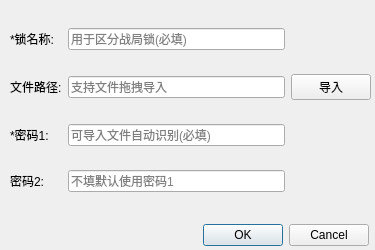
<?xml version="1.0" encoding="UTF-8"?>
<ui version="4.0">
 <class>DialogAddStartup</class>
 <widget class="QDialog" name="DialogAddStartup">
  <property name="geometry">
   <rect>
    <x>0</x>
    <y>0</y>
    <width>375</width>
    <height>250</height>
   </rect>
  </property>
  <property name="minimumSize">
   <size>
    <width>375</width>
    <height>250</height>
   </size>
  </property>
  <property name="maximumSize">
   <size>
    <width>375</width>
    <height>250</height>
   </size>
  </property>
  <property name="windowTitle">
   <string>Dialog</string>
  </property>
  <widget class="QDialogButtonBox" name="btn_box">
   <property name="geometry">
    <rect>
     <x>198</x>
     <y>220</y>
     <width>171</width>
     <height>31</height>
    </rect>
   </property>
   <property name="orientation">
    <enum>Qt::Horizontal</enum>
   </property>
   <property name="standardButtons">
    <set>QDialogButtonBox::Cancel|QDialogButtonBox::Ok</set>
   </property>
  </widget>
  <widget class="QWidget" name="layoutWidget">
   <property name="geometry">
    <rect>
     <x>10</x>
     <y>10</y>
     <width>361</width>
     <height>201</height>
    </rect>
   </property>
   <layout class="QGridLayout" name="gridLayout">
    <item row="1" column="2">
     <widget class="QPushButton" name="btn_add_file_path">
      <property name="text">
       <string>导入</string>
      </property>
     </widget>
    </item>
    <item row="2" column="1">
     <widget class="QLineEdit" name="edit_passwd1">
      <property name="placeholderText">
       <string>可导入文件自动识别(必填)</string>
      </property>
     </widget>
    </item>
    <item row="0" column="1">
     <widget class="QLineEdit" name="edit_nickname">
      <property name="placeholderText">
       <string>用于区分战局锁(必填)</string>
      </property>
     </widget>
    </item>
    <item row="2" column="0">
     <widget class="QLabel" name="lab_passwd1_text">
      <property name="text">
       <string>*密码1:</string>
      </property>
     </widget>
    </item>
    <item row="0" column="0">
     <widget class="QLabel" name="lab_nickname_text">
      <property name="text">
       <string>*锁名称:</string>
      </property>
     </widget>
    </item>
    <item row="3" column="1">
     <widget class="QLineEdit" name="edit_passwd2">
      <property name="text">
       <string/>
      </property>
      <property name="placeholderText">
       <string>不填默认使用密码1</string>
      </property>
     </widget>
    </item>
    <item row="1" column="1">
     <widget class="QLineEdit" name="edit_file_path">
      <property name="readOnly">
       <bool>true</bool>
      </property>
      <property name="placeholderText">
       <string>支持文件拖拽导入</string>
      </property>
     </widget>
    </item>
    <item row="3" column="0">
     <widget class="QLabel" name="lab_passwd2_text">
      <property name="text">
       <string>密码2:</string>
      </property>
     </widget>
    </item>
    <item row="1" column="0">
     <widget class="QLabel" name="lab_file_path_text">
      <property name="text">
       <string>文件路径:</string>
      </property>
     </widget>
    </item>
   </layout>
  </widget>
 </widget>
 <resources/>
 <connections>
  <connection>
   <sender>btn_box</sender>
   <signal>rejected()</signal>
   <receiver>DialogAddStartup</receiver>
   <slot>reject()</slot>
   <hints>
    <hint type="sourcelabel">
     <x>368</x>
     <y>240</y>
    </hint>
    <hint type="destinationlabel">
     <x>286</x>
     <y>249</y>
    </hint>
   </hints>
  </connection>
  <connection>
   <sender>edit_passwd1</sender>
   <signal>textChanged(QString)</signal>
   <receiver>edit_passwd2</receiver>
   <slot>setText(QString)</slot>
   <hints>
    <hint type="sourcelabel">
     <x>145</x>
     <y>134</y>
    </hint>
    <hint type="destinationlabel">
     <x>143</x>
     <y>175</y>
    </hint>
   </hints>
  </connection>
 </connections>
</ui>
